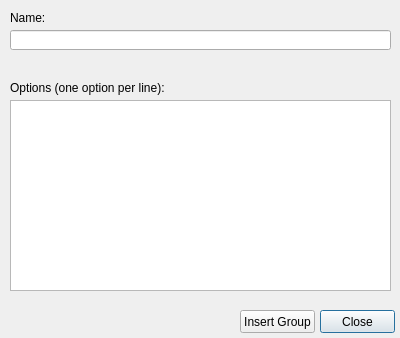
<?xml version="1.0" encoding="UTF-8"?>
<ui version="4.0">
 <class>InsertRadioGroupDialog</class>
 <widget class="QDialog" name="InsertRadioGroupDialog">
  <property name="geometry">
   <rect>
    <x>0</x>
    <y>0</y>
    <width>400</width>
    <height>338</height>
   </rect>
  </property>
  <property name="windowTitle">
   <string>Dialog</string>
  </property>
  <widget class="QLabel" name="label">
   <property name="geometry">
    <rect>
     <x>10</x>
     <y>10</y>
     <width>381</width>
     <height>16</height>
    </rect>
   </property>
   <property name="text">
    <string>Name:</string>
   </property>
  </widget>
  <widget class="QLineEdit" name="nameTextBox">
   <property name="geometry">
    <rect>
     <x>10</x>
     <y>30</y>
     <width>381</width>
     <height>20</height>
    </rect>
   </property>
  </widget>
  <widget class="QLabel" name="label_2">
   <property name="geometry">
    <rect>
     <x>10</x>
     <y>80</y>
     <width>381</width>
     <height>16</height>
    </rect>
   </property>
   <property name="text">
    <string>Options (one option per line):</string>
   </property>
  </widget>
  <widget class="QPushButton" name="closeButton">
   <property name="geometry">
    <rect>
     <x>320</x>
     <y>310</y>
     <width>75</width>
     <height>23</height>
    </rect>
   </property>
   <property name="text">
    <string>Close</string>
   </property>
  </widget>
  <widget class="QPushButton" name="insertButton">
   <property name="geometry">
    <rect>
     <x>240</x>
     <y>310</y>
     <width>75</width>
     <height>23</height>
    </rect>
   </property>
   <property name="text">
    <string>Insert Group</string>
   </property>
  </widget>
  <widget class="QTextEdit" name="optionsTextBox">
   <property name="geometry">
    <rect>
     <x>10</x>
     <y>100</y>
     <width>381</width>
     <height>191</height>
    </rect>
   </property>
  </widget>
 </widget>
 <resources/>
 <connections/>
</ui>
